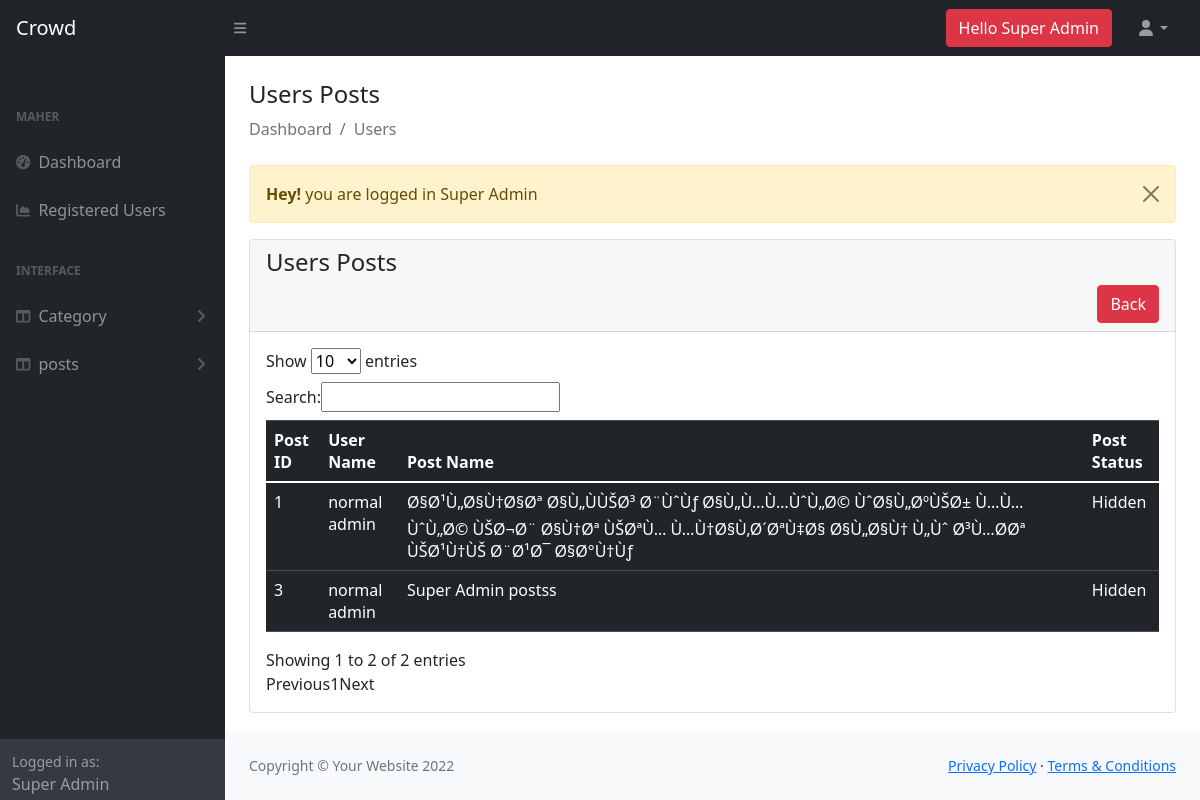
/admin/user-posts.php?id=2 (signed in), run on the app's committed database.
### tables this page shows
CREATE TABLE `posts` (
  `id` int(11) NOT NULL,
  `category_id` int(11) NOT NULL,
  `user_id` int(11) NOT NULL,
  `name` varchar(191) NOT NULL,
  `slug` varchar(191) NOT NULL,
  `small_desc` mediumtext,
  `description` text,
  `image` varchar(191) DEFAULT NULL,
  `meta_title` varchar(191) NOT NULL,
  `meta_description` mediumtext NOT NULL,
  `meta_keyword` mediumtext NOT NULL,
  `status` tinyint(1) DEFAULT '0',
  `created_at` timestamp NOT NULL DEFAULT CURRENT_TIMESTAMP ON UPDATE CURRENT_TIMESTAMP
);

### admin/user-posts.php (the view, shortened to what this page needs)
<?php
include('authentication.php');
include('includes/header.php');
?>
<div class="container-fluid px-4">
    <h4 class="mt-4">Users Posts</h4>
    <ol class="breadcrumb mb-4">
        <li class="breadcrumb-item active">Dashboard</li>
        <li class="breadcrumb-item active">Users</li>
    </ol>
    <div class="row">
        <div class="col-md-12">
            <?php include('message.php'); ?>
            <div class="card">
                <div class="card-header">
                    <h4>Users Posts</h4>
                        <a href="index.php" class="btn btn-danger float-end">Back</a>
                </div>
                <div class="card-body">
                    <table id="myTable" class="table table-dark text-white">
                        <thead>
                            <tr>
                                <th>Post ID</th>
                                <th>User Name</th>
                                <th>Post Name</th>
                                <th>Post Status</th>
                            </tr>
                        </thead>
                        <tbody>
                            <?php
                            if(isset($_GET['id']))
                            {
                                $id = $_GET['id'];
                                $query = "SELECT p. *, a.name AS aname FROM posts p, admin a Where a.id= p.user_id and user_id='$id' ";
                                $query_run = mysqli_query($con,$query);
                                if (mysqli_num_rows($query_run) > 0){
                                foreach($query_run as $row) {
                                    ?>
                                    <tr>
                                        <td><?= $row['id'] ?></td>
                                        <td><?= $row['aname'] ?></td>
                                        <td><?= $row['name'] ?></td>
                                        <td><?= $row['status'] == '1' ? 'Hidden' : 'Visible' ?></td>
                                    </tr>
                                    <?php
                                    }
                                }
                            }
                            else{
                                ?>
                                <tr>
                                    <td colspan="6">No Record Found</td>
                                </tr>
                                <?php
                            }
                            ?>
                        </tbody>
                    </table>
                </div>
            </div>
        </div>
    </div>
</div>
<?php
include('includes/footer.php');
include('includes/script.php');
?>

### admin/includes/header.php (shortened to what this page needs)
<head>
    <link rel="stylesheet" href="https://stackpath.bootstrapcdn.com/bootstrap/4.4.1/css/bootstrap.min.css">
    <link rel="stylesheet" href="../../assets\css\vendors\bootstrap.css">
    <link href="https://cdn.jsdelivr.net/npm/summernote@0.8.18/dist/summernote-bs4.min.css" rel="stylesheet">
    <link href="https://cdnjs.cloudflare.com/ajax/libs/twitter-bootstrap/5.2.0/css/bootstrap.min.css" rel="stylesheet">
        <link href="css/styles.css" rel="stylesheet" />
    </head>
    <body class="sb-nav-fixed">
        <?php include ('includes/navbar-top.php'); ?>
        <div id="layoutSidenav">
        <?php include ('includes/sidebar.php'); ?>
        <div id="layoutSidenav_content">
            <main>

### admin/includes/navbar-top.php (shortened to what this page needs)
<nav class="sb-topnav navbar navbar-expand navbar-dark bg-dark">
            <a class="navbar-brand ps-3" href="../index.php">Crowd</a>
            <button class="btn btn-link btn-sm order-1 order-lg-0 me-4 me-lg-0" id="sidebarToggle" href="#!"><i class="fas fa-bars"></i></button>
            <form class="d-none d-md-inline-block form-inline ms-auto me-0 me-md-3 my-2 my-md-0">
                <div class="input-group">
                    <div class=" btn btn-danger ">
                      Hello <?= $_SESSION['auth_user']['user_name'];?>
                    </div>
                </div>
            </form>
            <ul class="navbar-nav ms-auto ms-md-0 me-3 me-lg-4">
                <li class="nav-item dropdown">
                    <a class="nav-link dropdown-toggle" id="navbarDropdown" href="#" role="button" data-bs-toggle="dropdown" aria-expanded="false"><i class="fas fa-user fa-fw"></i></a>
                </li>
            </ul>
        </nav>

### admin/includes/sidebar.php (shortened to what this page needs)
<div id="layoutSidenav_nav">
    <?php echo $page = substr($_SERVER['SCRIPT_NAME'],strrpos($_SERVER['SCRIPT_NAME'],"/")+1);?>
    <nav class="sb-sidenav accordion sb-sidenav-dark" id="sidenavAccordion">
        <div class="sb-sidenav-menu">
            <div class="nav">
                <div class="sb-sidenav-menu-heading">Maher</div>
                <a class="nav-link <?= $page == 'index.php' ? 'active' :''  ?>" href="index.php">
                    <div class="sb-nav-link-icon"><i class="fas fa-tachometer-alt"></i></div>
                    Dashboard
                </a>
                <?php if($_SESSION['auth_role'] == '2' ) : ?>
                <a class="nav-link <?= $page == 'view-register.php' ? 'active' :''  ?>" href="view-register.php">
                    <div class="sb-nav-link-icon"><i class="fas fa-chart-area"></i></div>
                    Registered Users
                </a>
                <?php endif; ?>
                <?php if($_SESSION['auth_role'] !== '0'  ) : ?>
                <div class="sb-sidenav-menu-heading">Interface</div>
                <a class="nav-link collapsed <?= $page == 'category-add.php' || $page == 'category-view.php' || $page == 'category-edit.php' ? 'active' :''  ?>" href="#" data-bs-toggle="collapse" data-bs-target="#collapseLayouts" aria-expanded="false" aria-controls="collapseLayouts">
                    <div class="sb-nav-link-icon"><i class="fas fa-columns"></i></div>
                    Category
                    <div class="sb-sidenav-collapse-arrow"><i class="fas fa-angle-down"></i></div>
                </a>
                <?php endif; ?>
                <a class="nav-link collapsed  <?= $page == 'post-add.php' || $page == 'post-view.php' || $page == 'post-edit.php' ? 'active' :''  ?>" href="#" data-bs-toggle="collapse" data-bs-target="#collapsePosts" aria-expanded="false" aria-controls="collapsePosts">
                    <div class="sb-nav-link-icon"><i class="fas fa-columns"></i></div>
                    posts
                    <div class="sb-sidenav-collapse-arrow"><i class="fas fa-angle-down"></i></div>
                </a>
            </div>
        </div>
        <div class="sb-sidenav-footer mb-3">
            <div class="small">Logged in as:</div>
        <?php if(isset($_SESSION['auth_user'])) :   ?>
            <?= $_SESSION['auth_user']['user_name'];   ?>
        <?php endif; ?>
        </div>
    </nav>
</div>

### admin/message.php (shortened to what this page needs)
<?php
if(isset($_SESSION['message']))
{
    ?>
        <div class="alert alert-warning alert-dismissible fade show" role="alert">
            <strong>Hey!</strong> <?= $_SESSION['message'] ?>
            <button type="button" class="btn-close" data-bs-dismiss="alert" aria-label="Close"></button>
        </div>
    <?php
}
?>

### admin/includes/footer.php
</main>
                <footer class="py-4 bg-light mt-auto">
                    <div class="container-fluid px-4">
                        <div class="d-flex align-items-center justify-content-between small">
                            <div class="text-muted">Copyright &copy; Your Website 2022</div>
                            <div>
                                <a href="#">Privacy Policy</a>
                                &middot;
                                <a href="#">Terms &amp; Conditions</a>
                            </div>
                        </div>
                    </div>
                </footer>
            </div>
        </div>

### admin/includes/script.php (shortened to what this page needs)
</body>
</html>

### data on the page
posts: id "1", user.name "normal admin", name "Ø§Ø¹Ù„Ø§Ù†Ø§Øª Ø§Ù„ÙÙŠØ³ Ø¨ÙˆÙƒ Ø§Ù„Ù…Ù…ÙˆÙ„Ø© ÙˆØ§Ù„ØºÙŠØ± Ù…Ù…ÙˆÙ„Ø© ÙŠØ¬Ø¨ Ø§Ù†Øª ÙŠØªÙ… Ù…Ù†Ø§Ù‚Ø´ØªÙ‡Ø§ Ø§Ù„Ø§Ù† Ù„Ùˆ Ø³Ù…Ø­Øª ÙŠØ¹Ù†ÙŠ Ø¨Ø¹Ø¯ Ø§Ø°Ù†Ùƒ", status "Hidden"
posts: id "3", user.name "normal admin", name "Super Admin postss", status "Hidden"

### other printed values
$_SESSION['auth_user']['user_name'] "Super Admin"
$_SESSION['message'] "you are logged in Super Admin"
